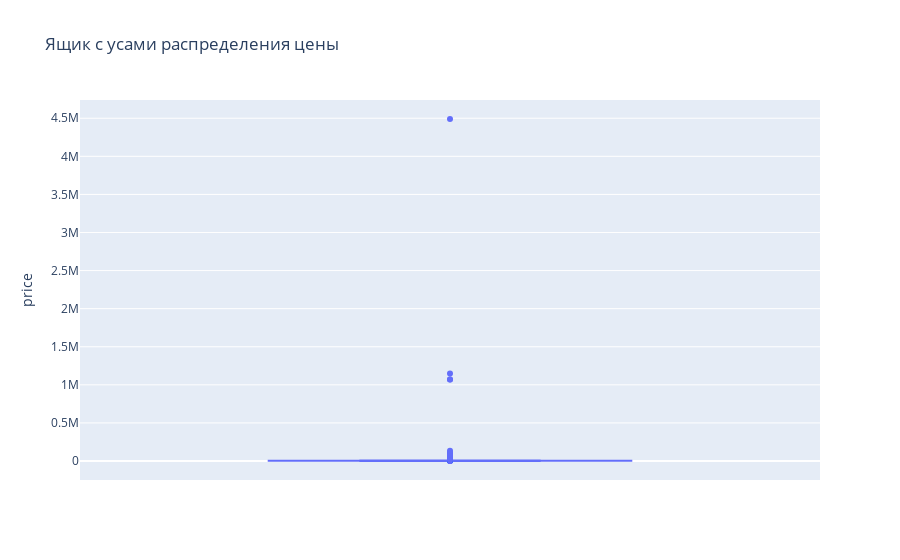

The notebook cell saved with this chart:
### Markdown cell above
### b) Ящик с усами

### Code cell
box_plot = px.box(df, y='price', title='Ящик с усами распределения цены')
box_plot.show()

### Figure 1 — Plotly figure (JSON) as saved in the notebook; plotly's stock layout.template omitted (floating-point values rounded to 4 significant figures; data arrays with more than 128 entries replaced by an {"elided": "..."} marker saying what was removed)
{"data": [{"alignmentgroup": "True", "hovertemplate": "price=%{y}<extra></extra>", "legendgroup": "", "marker": {"color": "#636efa"}, "name": "", "notched": false, "offsetgroup": "", "orientation": "v", "showlegend": false, "type": "box", "x0": " ", "xaxis": "x", "y": {"elided": "49352 int values"}, "y0": " ", "yaxis": "y"}], "layout": {"boxmode": "group", "legend": {"tracegroupgap": 0}, "title": {"text": "Ящик с усами распределения цены"}, "xaxis": {"anchor": "y", "domain": [0, 1]}, "yaxis": {"anchor": "x", "domain": [0, 1], "title": {"text": "price"}}}}
